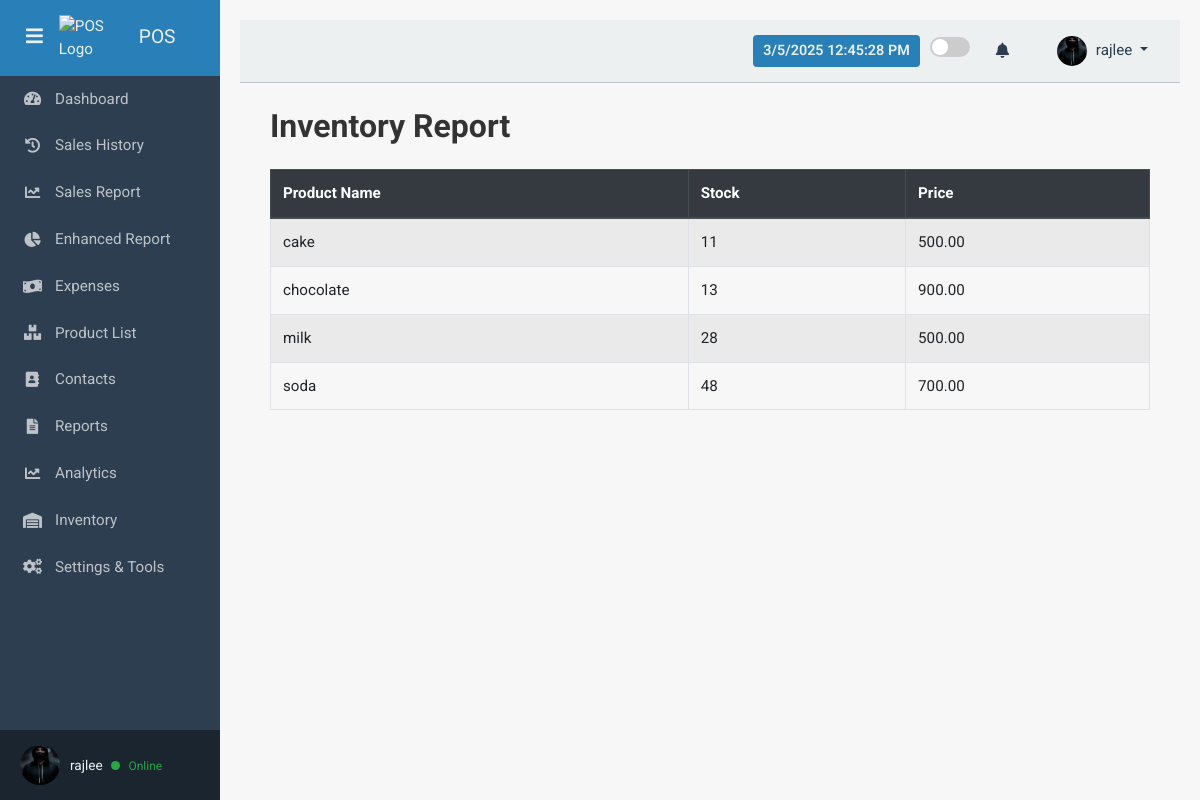
Before: /inventory_report/ (signed in) with the older database file.
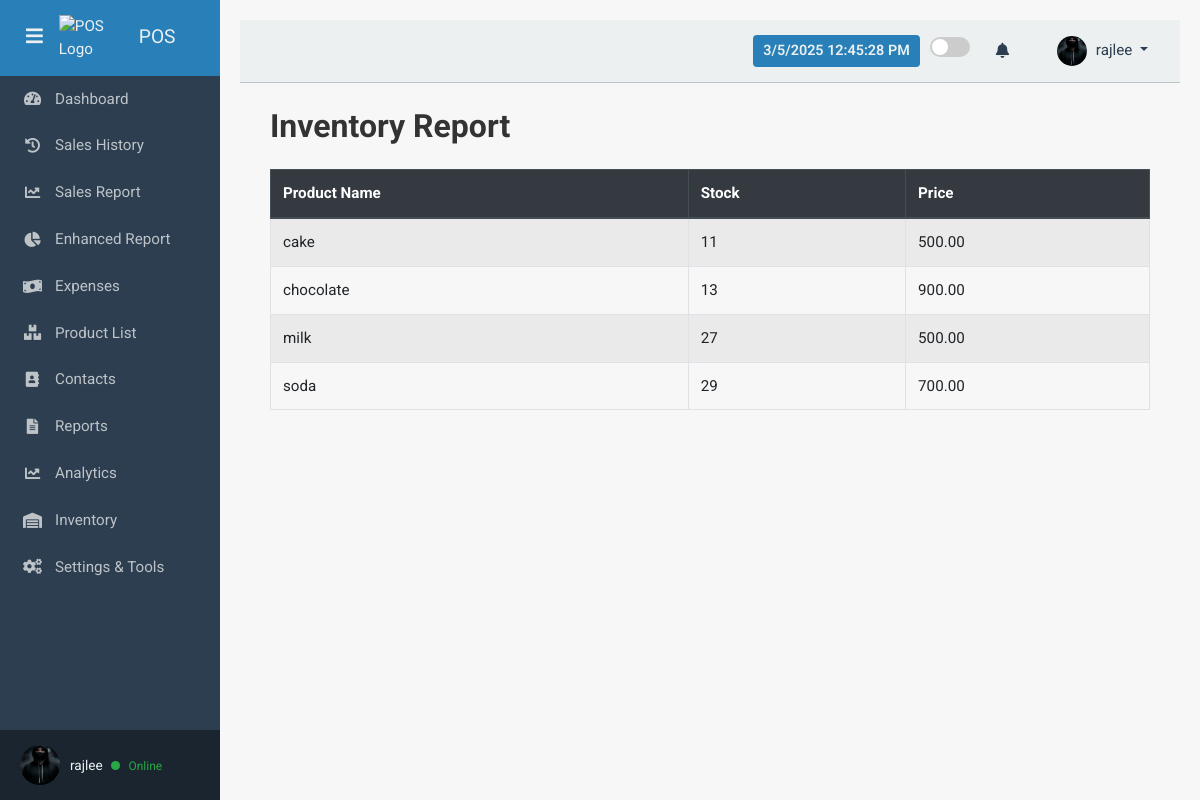
After: the same page with the newer database file.
### pos/models.py (models this page shows, shortened)
class Product(models.Model):
    name = models.CharField(max_length=255)
    category = models.ForeignKey(
        Category, on_delete=models.SET_NULL, null=True, blank=True
    )
    description = models.TextField(blank=True)
    price = models.DecimalField(max_digits=10, decimal_places=2)
    image = models.ImageField(upload_to='products/', blank=True, null=True)
    stock = models.PositiveIntegerField(default=0)
    barcode = models.CharField(max_length=50, unique=True, blank=True)
    supplier = models.ForeignKey(
        Supplier, on_delete=models.SET_NULL, null=True, blank=True
    )
    expiration_date = models.DateField(null=True, blank=True)
    reorder_level = models.IntegerField(default=10)  # Low stock alert

### pos/views.py (the view)
# urls.py: path('inventory_report/', views.inventory_report, name='inventory_report'),
@login_required
def inventory_report(request):
    products = Product.objects.all().order_by('name')
    return render(request, 'pos/inventory_report.html', {'products': products})

### pos/context_processors.py (called while the page is built)
def notifications_context(request):
    if request.user.is_authenticated:
        unread_notifications = Notification.objects.filter(
            user=request.user,
            is_read=False
        ).order_by('-created_at')
        return {
            'unread_notifications': unread_notifications,
            'unread_count': unread_notifications.count(),
        }
    return {}

### pos/templates/pos/inventory_report.html
{% extends 'base.html' %}
{% load static %}
{% block content %}
<div class="container-fluid">
  <h2 class="mb-4">Inventory Report</h2>
  <div class="table-responsive">
    <table class="table table-striped table-bordered">
      <thead class="thead-dark">
        <tr>
          <th>Product Name</th>
          <th>Stock</th>
          <th>Price</th>
        </tr>
      </thead>
      <tbody>
      {% for product in products %}
        <tr>
          <td>{{ product.name }}</td>
          <td>{{ product.stock }}</td>
          <td>{{ product.price }}</td>
        </tr>
      {% endfor %}
      </tbody>
    </table>
  </div>
</div>
{% endblock %}

Changed rows visible on the page:
changed Product "milk": stock "28" → "27"
changed Product "soda": stock "48" → "29"
